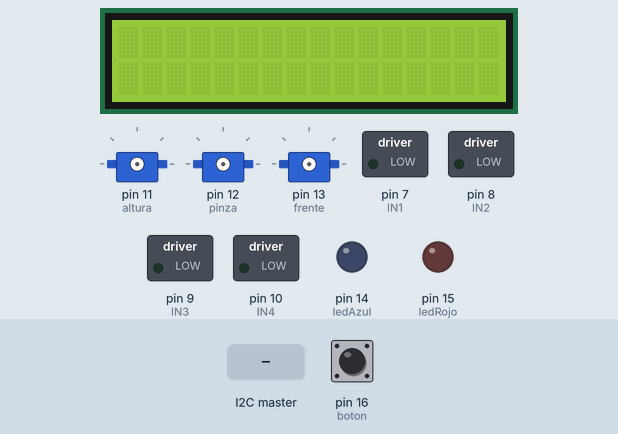
Simulated run of this sketch. Board: Arduino Uno, built with avr-gcc and run on an emulated ATmega328P. Parts: 16×2 character LCD, 3 × servo, switched loads named in the sketch (green lamp = pin HIGH), output pins drawn as LEDs (lit = HIGH). The inputs (shaded band) are chosen by the test bench; at power-on: pin 16 (boton) HIGH.

Above: at 1.2 s.
1.3 s: the I2C master sends "b"
At 2.82 s:
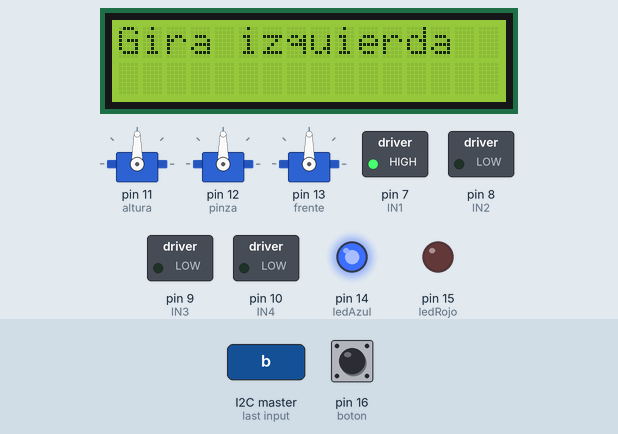
3.0 s: the I2C master sends "a"
At 4.2 s:
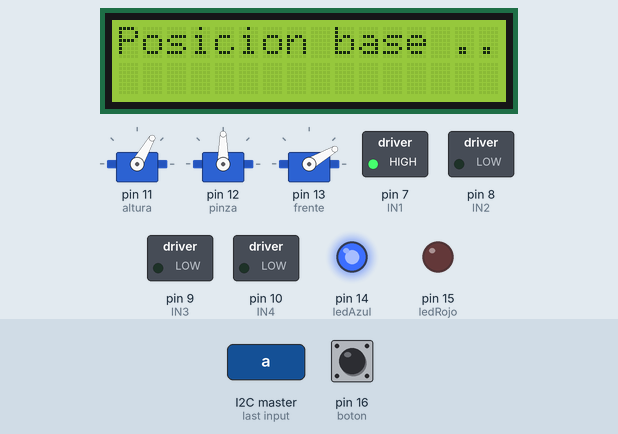
4.5 s: the I2C master sends "c"
At 5.6 s:
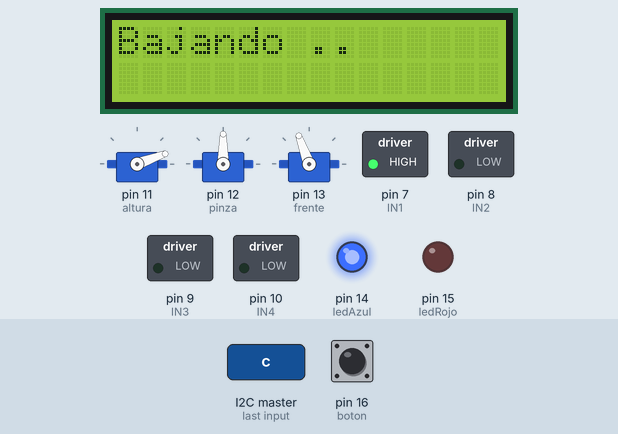
6.0 s: the I2C master sends "e"
At 6.7 s:
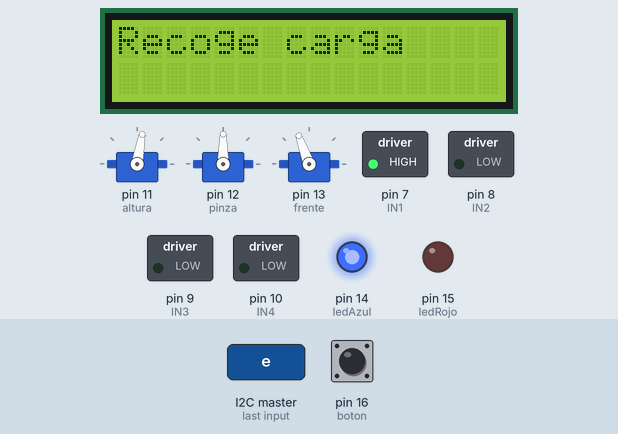
7.5 s: the I2C master sends "f"
At 7.9 s:
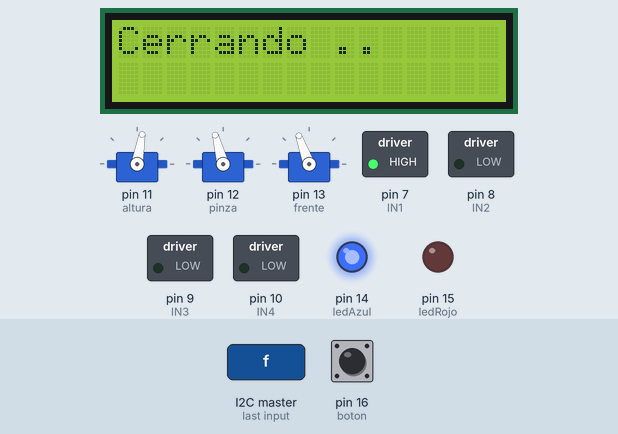
9.0 s: the I2C master sends "g"
At 11.0 s:
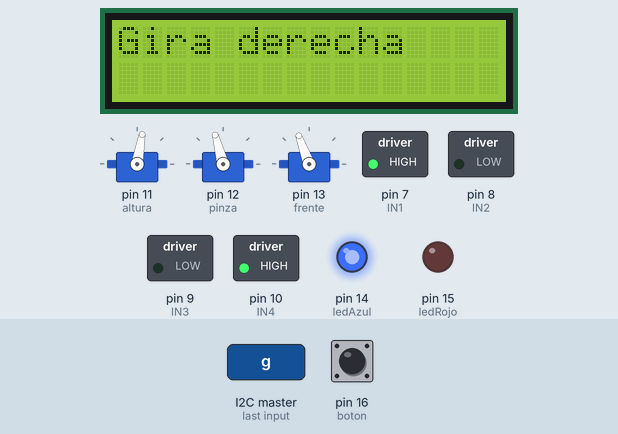
Timing chart, 0 to 11.7 s (numbered marks = the images above; inputs shaded):
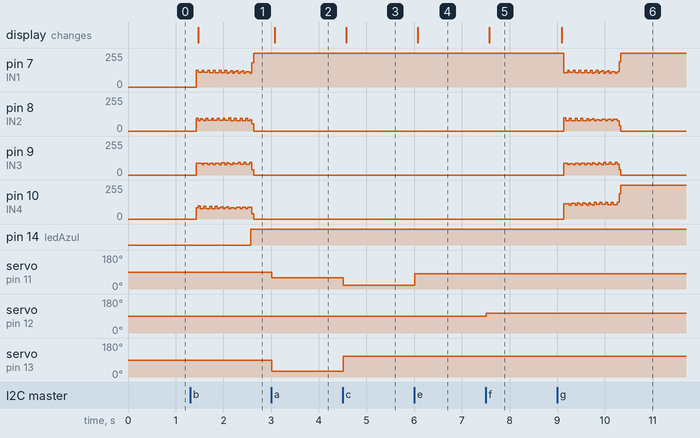

Measured:
- after the input at 3.0 s, servo on pin 11 (altura): 90° → 60° at once; servo on pin 13 (frente): 90° → 30° at once; the display: changes after 0.08 s (image 2)
- after the input at 4.5 s, servo on pin 11 (altura): 60° → 20° at once; servo on pin 13 (frente): 30° → 110° at once; the display: changes after 0.08 s (image 3)
- after the input at 6.0 s, servo on pin 11 (altura): 20° → 80° at once; the display: changes after 0.08 s (image 4)
- after the input at 7.5 s, servo on pin 12 (pinza): 90° → 105° at once; the display: changes after 0.08 s (image 5)

The sketch:

MasterReader_Brazo_Java.ino
```cpp
#include <Servo.h>
#include <LiquidCrystal.h>
#include <Wire.h>

#define IN1  7
#define IN2  8
#define IN3  9
#define IN4  10

const int rs = 1, en = 2, d4 = 3, d5 = 4, d6 = 5, d7 = 6;
LiquidCrystal lcd(rs, en, d4, d5, d6, d7);

Servo altura, pinza, frente;
int gradosBase, caso;
boolean cargada, pause=false;
String txt_lcd_1, txt_lcd_2;

int ledAzul = 14;
int ledRojo = 15;
int boton = 16;


void setup() {
  gradosBase = 0;
  caso = 0;
  cargada = false;
  txt_lcd_1 = "";
  txt_lcd_2 = "";

  pinMode(IN1, OUTPUT);
  pinMode(IN2, OUTPUT);
  pinMode(IN3, OUTPUT);
  pinMode(IN4, OUTPUT);

  lcd.begin(16, 2);

  recuperaEstado();

  pinMode(ledAzul, OUTPUT);
  pinMode(ledRojo, OUTPUT);
  pinMode(boton, INPUT);
}

void loop() {
  if( digitalRead(boton) == LOW){
    delay(1000);
    pause=!pause;
  }
}

void recuperaEstado(){
  Wire.begin(1);
  Wire.onReceive(ejecutaFuncion);
}

void ejecutaFuncion(int howMany){


  pinMode(11, INPUT);
  pinMode(12, INPUT);
  pinMode(13, INPUT);

  altura.attach(11);
  pinza.attach(12);
  frente.attach(13);
  /*
  a: defaultt();
  b: defaultBase();
  c: topeAbajo();
  d: abrir();
  e: prepararPinza();
  f: cerrar();
  g: girarDerecha();
  h: preparaDescarga();
  */
  char ejecutar = Wire.read();
  if(pause) ejecutar='t';

   switch( ejecutar ){
    case 'a'  :
      defaultt();
      break;
    case 'b'  :
      girarIzquierda();
      break;
    case 'c'  :
      topeAbajo();
      break;
    case 'd'  :
      abrir();
      break;
    case 'e'  :
      preparaPinza();
      break;
    case 'f'  :
      cerrar();
      break;
    case 'g'  :
      girarDerecha();
      break;
    case 'h'  :
      preparaDescarga();
      break;
    case 'i'  :
      cargada = true;
      break;
    case 'j'  :
      cargada = false;
      break;
  }


  txt_lcd_2 = cargada ? "Pinza cargada" : "";
  actualizaLCD();
}


void actualizaLCD(){
  lcd.begin(16, 2);
  lcd.setCursor(0,0);
  lcd.print(txt_lcd_1);
  lcd.setCursor(0,1);
  lcd.print(txt_lcd_2);
}

void topeAbajo() {

  txt_lcd_1 = "Bajando ..";
  frente.write(110);
  altura.write(20);
  digitalWrite(ledAzul, HIGH);
}


void defaultt() {

  txt_lcd_1 = "Posicion base ..";
  altura.write(60);
  frente.write(30);
  digitalWrite(ledAzul, HIGH);

}

void abrir() {

  txt_lcd_1 = "Abriendo ..";
  pinza.write(80);
  digitalWrite(ledAzul, HIGH);
}


void cerrar() {

  txt_lcd_1 = "Cerrando ..";
  pinza.write(105);
  digitalWrite(ledAzul, HIGH);

}

void preparaDescarga() {

  txt_lcd_1 = "Prepara descarga ..";
  frente.write(62);
  altura.write(45);
  digitalWrite(ledAzul, HIGH);
}


void defaultBase() {
  txt_lcd_1 = "Girando base..";
  actualizaLCD();
  girarBase( gradosBase * (-1), 3 );
  digitalWrite(ledAzul, HIGH);
}


void girarDerecha(){
  txt_lcd_1 = "Gira derecha";
  actualizaLCD();
  girarBase(130, 3);
  digitalWrite(ledAzul, HIGH);
}

void girarIzquierda(){
  txt_lcd_1 = "Gira izquierda";
  actualizaLCD();
  girarBase(-130, 3);
  digitalWrite(ledAzul, HIGH);
}


void preparaPinza(){
  txt_lcd_1 = "Recoge carga";
  altura.write(80);
  digitalWrite(ledAzul, HIGH);
}

void motorBase(int a, int b, int c, int d) {
  digitalWrite(IN1, a);
  digitalWrite(IN2, b);
  digitalWrite(IN3, c);
  digitalWrite(IN4, d);
  delay(3);
}

void girarBase(int grados, int intervalo) {
  gradosBase += grados;

  if (grados > 0)
    while (grados > 0) {
      motorBase(1, 0, 0, 0);
      motorBase(1, 1, 0, 0);
      motorBase(0, 1, 0, 0);
      motorBase(0, 1, 1, 0);
      motorBase(0, 0, 1, 0);
      motorBase(0, 0, 1, 1);
      motorBase(0, 0, 0, 1);
      motorBase(1, 0, 0, 1);
      grados--;
      delay(intervalo);
    }
  else
    while (grados < 0) {
      motorBase(1, 0, 0, 1);
      motorBase(0, 0, 0, 1);
      motorBase(0, 0, 1, 1);
      motorBase(0, 0, 1, 0);
      motorBase(0, 1, 1, 0);
      motorBase(0, 1, 0, 0);
      motorBase(1, 1, 0, 0);
      motorBase(1, 0, 0, 0);
      grados++;
      delay(intervalo);
    }
}
```
